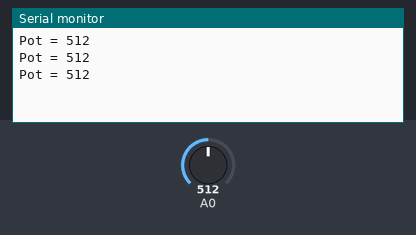
The sketch below on a simulated Arduino Uno, built with avr-gcc and run on an emulated ATmega328P. Parts: the last lines printed to the serial monitor. The test bench sets the inputs (shaded band); at power-on: A0 = 512.

Above: at 1.3 s.
1.4 s: A0 set to 716
At 1.9 s:
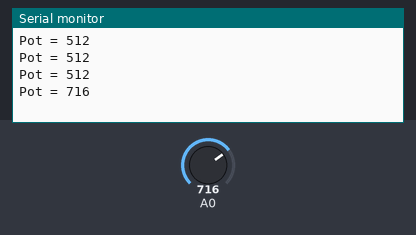
2.9 s: A0 set to 900
At 3.4 s:
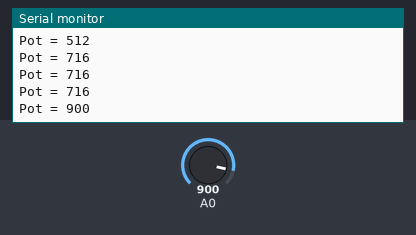
Timing chart, 0 to 5.9 s (numbered marks = the images above; inputs shaded):
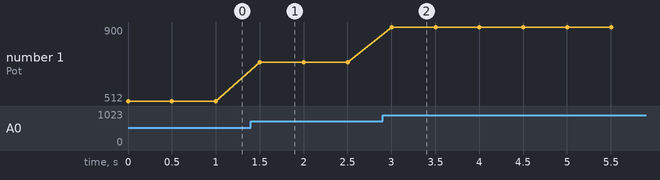

Measured:
- after the input at 1.4 s, the serial monitor: prints a new line after 0.10 s (image 1)
- after the input at 2.9 s, the serial monitor: prints a new line after 0.10 s (image 2)
- plotted number 1: 512 → 716 after the input at 1.4 s, 716 → 900 after the input at 2.9 s

The sketch:

Potentiometer.ino
```cpp
#define BAUDRATE  9600

int potValue = 0;

void setup()
{
      Serial.begin(9600);
}

void loop()
{
      potValue = analogRead(A0);
      Serial.print("Pot = ");
      Serial.println(potValue);
      delay(500);
}
```
